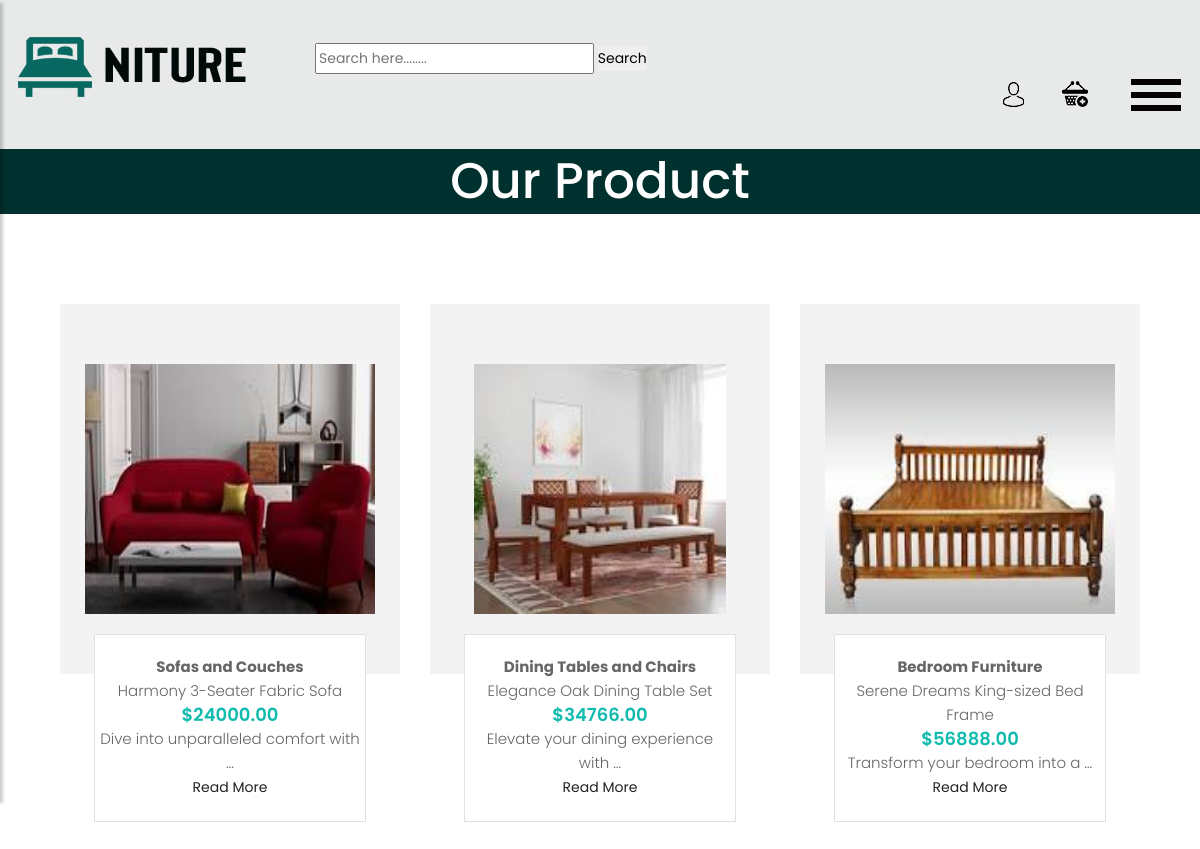
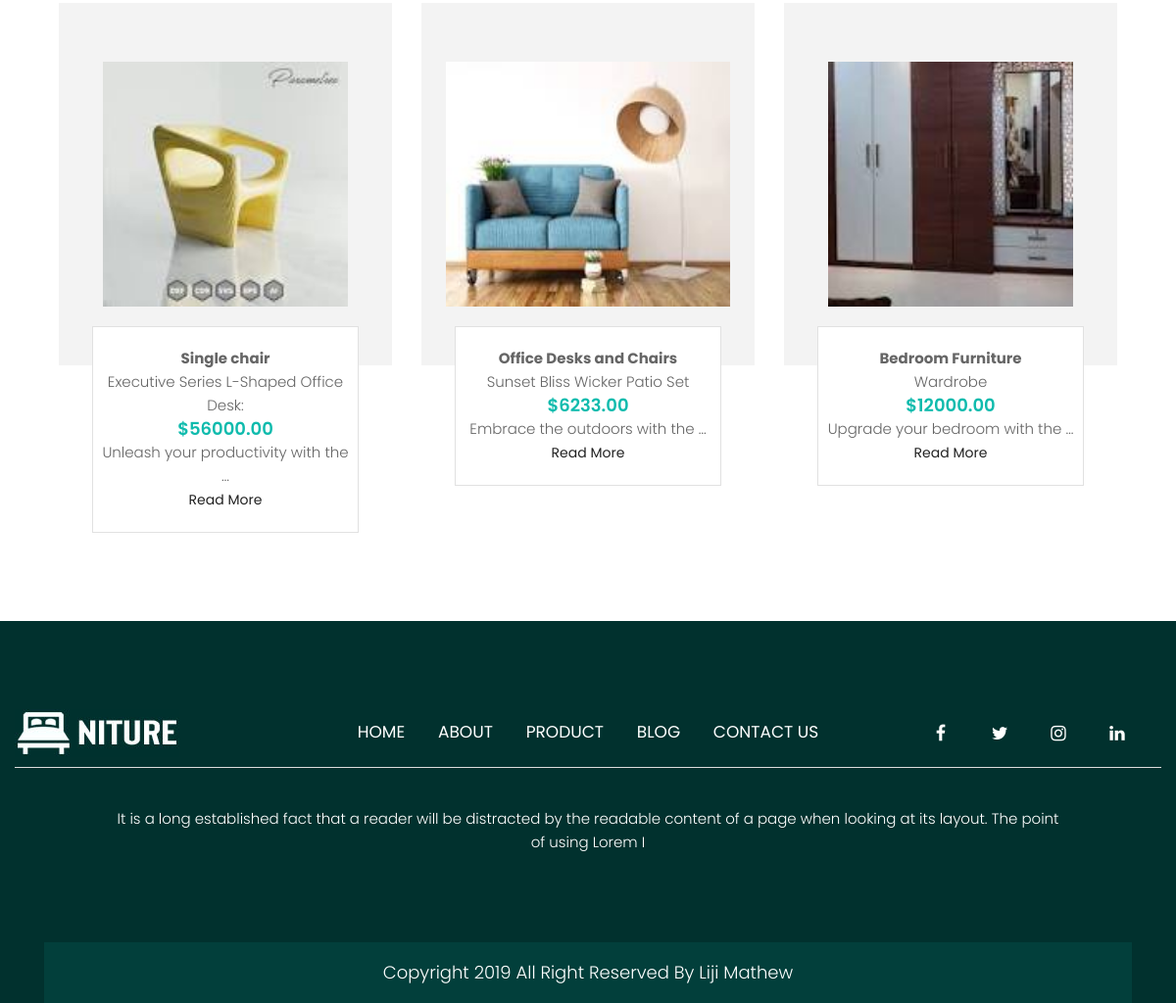
The page /view_products/ (signed in) on the database its author committed (2 pictures, top to bottom).
### myapp/models.py (models this page shows, shortened)
class FurnitureProduct(models.Model):
    category = models.ForeignKey(FurnitureCategory, on_delete=models.CASCADE)
    name = models.CharField(max_length=255)
    description = models.TextField()
    price = models.DecimalField(max_digits=10, decimal_places=2)
    image =models.ImageField(upload_to='product_images/')
    stock = models.PositiveIntegerField(default=1)

class FurnitureCategory(models.Model):
    name = models.CharField(max_length=100)
    def __str__(self):
        return self.name

### myapp/views.py (the view)
# urls.py: path('view_products/',views.view_products, name='view_products'),
@login_required(login_url='user_login')
def view_products(request):
    products = FurnitureProduct.objects.all()
    return render(request, 'product.html',{'products':products})

### template/product.html (shortened to what this page needs)
{% load static %}
<!DOCTYPE html>
<html lang="en">
   <head>
      <link rel="stylesheet" href="{% static 'css/bootstrap.min.css' %}">
      <link rel="stylesheet" href="{% static 'css/style.css' %}">
      <link rel="stylesheet" href="{% static 'css/responsive.css' %}">
      <link rel="stylesheet" href="{% static 'css/jquery.mCustomScrollbar.min.css' %}">
      <link rel="stylesheet" href="https://netdna.bootstrapcdn.com/font-awesome/4.0.3/css/font-awesome.css">
      <link rel="stylesheet" href="https://cdnjs.cloudflare.com/ajax/libs/fancybox/2.1.5/jquery.fancybox.min.css" media="screen">
   </head>
   <body class="main-layout">
     <div class="wrapper">
     <div id="content">
      <header>
         <div class="header">
         <div class="container-fluid">
            <div class="row">
               <div class="col-lg-3 logo_section">
                  <div class="full">
                     <div class="center-desk">
                        <div class="logo"> <a href="{% url 'index' %}"><img src="{% static 'images/logo.jpg' %}" alt="#"></a> </div>
                     </div>
                  </div>
               </div>
               <div class="col-lg-9">
                  <div class="right_header_info">
                     <div class="search_bar">
                        <form method="GET" action="{% url 'search_products' %}">
                         <input type="text" name="q" placeholder="Search here........">
                         <button type="submit">Search</button>
                        </form>
                      </div>
                     <ul>
                        <li><a href="{%url 'user_logout' %}" title="Logout"><img style="margin-right: 15px;" src="{% static 'icon/1.png' %}" alt="#" /></a></li>
                        <li><a href="{% url 'view_shopping_cart' %}"><img style="margin-right: 15px;" src="{% static 'icon/3.png' %}" alt="#" /></a></li>
                         <li>
                           <button type="button" id="sidebarCollapse">
                              <img src="{% static 'images/menu_icon.png' %}" alt="#" />
                           </button>
                        </li>
                     </ul>
                  </div>
               </div>
            </div>
         </div>
            </div>
      </header>
      <div class="contactus">
   <div class="container-fluid">
            <div class="row">
               <div class="col-md-8 offset-md-2">
                  <div class="title">
                     <h2>Our Product</h2>
                  </div>
               </div>
            </div>
          </div>
</div>
<div class="ourproduct">
  <div class="container">
     <div class="row product_style_3" >
      {% for product in products %}
      <div class="col-xl-4 col-lg-4 col-md-6 col-sm-12">
        <div class="full product">
          <div class="product_img">
            <div class="center"> <img src="{{product.image.url}}" alt="{{product.image.name}}"/>
            </div>
          </div>
          <div class="product_detail text_align_center">
            <p class="product_category"><b style="font-weight: 700;">{{product.category}}</b></p>
            <p class="product_name">{{product.name}}</p>
            <p class="product_price">${{product.price}}</p>
            <p class="short_description">{{product.description|truncatewords:5}}</p>
            <a href="#" class="read-more-link">Read More</a>
          </div>
        </div>
      </div>
      {% endfor %}
    </div>
  </div>
</div>
      <footer>
         <div class="footer">
            <div class="container-fluid">
               <div class="border1">
               <div class="row">
                  <div class="col-xl-3 col-lg-3 col-md-3 col-sm-12">
                    <img class="logo1" src="{% static 'images/logo1.jpg' %}"/>
                  </div>
                   <div class="col-xl-6 col-lg-6 col-md-6 col-sm-12">
                     <ul class="lik">
                        <li> <a href="{% url 'index' %}">Home</a></li>
                         <li> <a href="{% url 'about_us'%}">About</a></li>
                         <li> <a href="{% url 'view_products' %}">Product</a></li>
                         <li> <a href="{% url 'view_blog' %}">Blog</a></li>
                        <li> <a href="{% url 'contact' %}">Contact us</a></li>
                     </ul>
                  </div>
                  <div class="col-xl-3 col-lg-3 col-md-3 col-sm-12">
                     <ul class="sociel">
                         <li> <a href="#"><i class="fa fa-facebook-f"></i></a></li>
                         <li> <a href="#"><i class="fa fa-twitter"></i></a></li>
                         <li> <a href="#"><i class="fa fa-instagram"></i></a></li>
                         <li> <a href="#"><i class="fa fa-linkedin"></i></a></li>
                     </ul>
                  </div>
            </div>
          </div>
         </div>
         <div class="container">
            <div class="row">
               <div class="col-md-12">
                <div class="col-md-12">
                  <div class="newtt">
                     <p>It is a long established fact that a reader will be distracted by the readable content of a page when looking at its layout. The point<br> of using Lorem I</p>
                  </div>
               </div>
            </div>
         </div>
            <div class="copyright">
               <p>Copyright 2019 All Right Reserved By Liji Mathew</a></p>
            </div>
         </div>
      </footer>
   </div>
</div>
   </body>
</html>

### static/css/style.css (style rules this page uses)
* { box-sizing: border-box !important; }
html { scroll-behavior: smooth; }
body { color: #666666; font-size: 14px; font-family: 'poppins', sans-serif; line-height: 1.80857; font-weight: normal; overflow-x: hidden; }
a { color: #1f1f1f; text-decoration: none !important; outline: none !important; -webkit-transition: all .3s ease-in-out; -moz-transition: all .3s ease-in-out; -ms-transition: all .3s ease-in-out; -o-transition: all .3s ease-in-out; transition: all .3s ease-in-out; }
h1, h2, h3, h4, h5, h6 { letter-spacing: 0; font-weight: normal; position: relative; padding: 0 0 10px 0; font-weight: normal; line-height: normal; color: #111111; margin: 0 }
h2 { font-size: 22px }
*, *::after, *::before { -webkit-box-sizing: border-box; -moz-box-sizing: border-box; box-sizing: border-box; }
ul, li, ol { margin: 0px; padding: 0px; list-style: none; }
p { margin: 0px; font-weight: 300; font-size: 15px; line-height: 24px; }
a { color: #222222; text-decoration: none; outline: none !important; }
a, .btn { text-decoration: none !important; outline: none !important; -webkit-transition: all .3s ease-in-out; -moz-transition: all .3s ease-in-out; -ms-transition: all .3s ease-in-out; -o-transition: all .3s ease-in-out; transition: all .3s ease-in-out; }
img { max-width: 100%; height: auto; }
button { border: 0; margin: 0; padding: 0; cursor: pointer; }
.full { float: left; width: 100%; }
.full { width: 100%; float: left; margin: 0; padding: 0; }
.text_align_center { text-align: center; }
.logo_section { text-align: center; }
.logo { float: left; }
.right_header_info { width: 100%; float: left; padding: 8px 0 0; }
.right_header_info ul { list-style: none; padding: 0; margin: 0; float: right; }
.right_header_info ul li { display: inline; font-size: 18px; margin-left: 20px; }
.right_header_info ul li a { color: #fff; font-weight: 300; }
.center { display: flex; justify-content: center; }
.right_header_info ul li { position: relative; }
.header { background: #e8e9e9; padding: 35px 0px; }
.logo a { font-size: 40px; font-weight: bold; text-transform: uppercase; color: #fff; line-height: 40px; }
.title { text-align:center; padding-bottom: 60px; }
.title h2 { font-size: 50px; line-height: 45px; color: #25f7e6; font-weight: normal; margin-bottom: 0px; padding-bottom: 0px; }
.footer { background: #01312e; padding-top: 90px; }
ul.sociel { display: flex; flex-wrap: wrap; justify-content:center; margin: 0 auto; }
ul.sociel li { display: inline-block; padding:0px 10px; }
ul.sociel li a { color: #fff; width: 40px; height: 40px; float: left; text-align: center; line-height: 50px; border-radius: 100%; font-size: 18px; }
ul.lik { text-align: center; margin-top: 10px; }
ul.lik li { display: inline-block; }
ul.lik li a { color: #fff; font-size: 17px; line-height: 27px; padding: 0px 15px; text-transform: uppercase; }
.logo1 { margin-bottom: 10px; }
.border1 { border-bottom: #ddd solid 1px; }
.newtt p { color: #fff; text-align: center; margin-top: 35px; }
.copyright { background-color: #023f3b; padding: 20px 0px; margin-top: 90px; }
.copyright p { color: #fff; font-size: 18px; line-height: 22px; text-align: center; }
.contactus .title h2 { font-weight: bold; color: #fff; font-weight: 500; }
.contactus { background-color: #01312e; padding: 10px 0px; }
.contactus .title { padding-bottom: 0px; text-align: center; }
.product { padding: 0 0 30px; }
.product_style_3 .product_img { float: left; width: 100%; min-height: 370px; padding: 25px; position: relative; background: #f3f3f3; display: flex; align-items: center; }
.center { width: 100%; display: flex; justify-content: center; }
.product_style_3 .product_detail { background: #fff; border: solid #e1e1e1 1px; width: 80%; margin: -40px 10% 0; position: relative; }
.product_detail { float: left; width: 100%; padding: 20px 5px; }
.product_style_3 .product_img .center img { height: 250px; }
.product_price { font-size: 18px; font-weight: 600; color: #0fbbad; margin: 0; }
.product_style_3 { margin: 90px 0px 60px 0px; }
#sidebarCollapse { background: transparent; padding: 0; border: none; }
#content { width: 100%; min-height: auto; transition: all 0.3s; position: relative; top: 0; right: 0; }

### rows shown on the page
FurnitureProduct: image (picture), category "Sofas and Couches", name "Harmony 3-Seater Fabric Sofa", price "24000.00", description "Dive into unparalleled comfort with …"
FurnitureProduct: image (picture), category "Dining Tables and Chairs", name "Elegance Oak Dining Table Set", price "34766.00", description "Elevate your dining experience with …"
FurnitureProduct: image (picture), category "Bedroom Furniture", name "Serene Dreams King-sized Bed Frame", price "56888.00", description "Transform your bedroom into a …"
FurnitureProduct: image (picture), category "Single chair", name "Executive Series L-Shaped Office Desk:", price "56000.00", description "Unleash your productivity with the …"
FurnitureProduct: image (picture), category "Office Desks and Chairs", name "Sunset Bliss Wicker Patio Set", price "6233.00", description "Embrace the outdoors with the …"
FurnitureProduct: image (picture), category "Bedroom Furniture", name "Wardrobe", price "12000.00", description "Upgrade your bedroom with the …"
